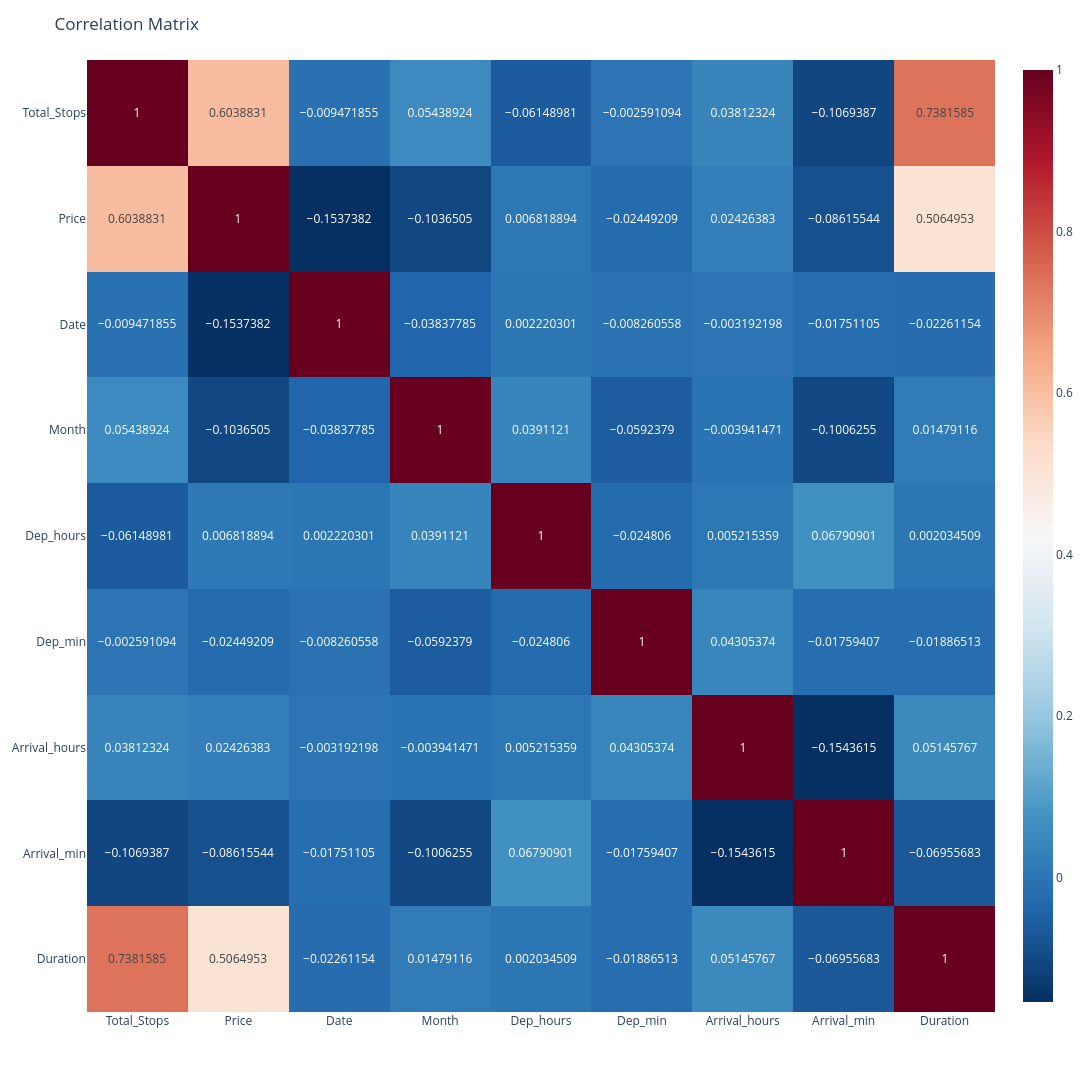

The notebook cell this image was saved under:
### Code cell
corr_matrix = df.corr(numeric_only=True)

fig = px.imshow(corr_matrix,
                width=1500,
                height=1500,
                text_auto=True, aspect="auto",
                color_continuous_scale='RdBu_r',
                )
fig.update_layout(title='Correlation Matrix')
fig.show()

### Figure 1 — Plotly figure (JSON) as saved in the notebook; plotly's stock layout.template omitted (floating-point values rounded to 4 significant figures)
{"data": [{"coloraxis": "coloraxis", "hovertemplate": "x: %{x}<br>y: %{y}<br>color: %{z}<extra></extra>", "name": "0", "texttemplate": "%{z}", "type": "heatmap", "x": ["Total_Stops", "Price", "Date", "Month", "Dep_hours", "Dep_min", "Arrival_hours", "Arrival_min", "Duration"], "xaxis": "x", "y": ["Total_Stops", "Price", "Date", "Month", "Dep_hours", "Dep_min", "Arrival_hours", "Arrival_min", "Duration"], "yaxis": "y", "z": [[1, 0.6039, -0.009472, 0.05439, -0.06149, -0.002591, 0.03812, -0.1069, 0.7382], [0.6039, 1, -0.1537, -0.1037, 0.006819, -0.02449, 0.02426, -0.08616, 0.5065], [-0.009472, -0.1537, 1, -0.03838, 0.00222, -0.008261, -0.003192, -0.01751, -0.02261], [0.05439, -0.1037, -0.03838, 1, 0.03911, -0.05924, -0.003941, -0.1006, 0.01479], [-0.06149, 0.006819, 0.00222, 0.03911, 1, -0.02481, 0.005215, 0.06791, 0.002035], [-0.002591, -0.02449, -0.008261, -0.05924, -0.02481, 1, 0.04305, -0.01759, -0.01887], [0.03812, 0.02426, -0.003192, -0.003941, 0.005215, 0.04305, 1, -0.1544, 0.05146], [-0.1069, -0.08616, -0.01751, -0.1006, 0.06791, -0.01759, -0.1544, 1, -0.06956], [0.7382, 0.5065, -0.02261, 0.01479, 0.002035, -0.01887, 0.05146, -0.06956, 1]]}], "layout": {"coloraxis": {"colorscale": [[0, "rgb(5,48,97)"], [0.1, "rgb(33,102,172)"], [0.2, "rgb(67,147,195)"], [0.3, "rgb(146,197,222)"], [0.4, "rgb(209,229,240)"], [0.5, "rgb(247,247,247)"], [0.6, "rgb(253,219,199)"], [0.7, "rgb(244,165,130)"], [0.8, "rgb(214,96,77)"], [0.9, "rgb(178,24,43)"], [1, "rgb(103,0,31)"]]}, "height": 1500, "margin": {"t": 60}, "title": {"text": "Correlation Matrix"}, "width": 1500, "xaxis": {"anchor": "y", "domain": [0, 1]}, "yaxis": {"anchor": "x", "autorange": "reversed", "domain": [0, 1]}}}
